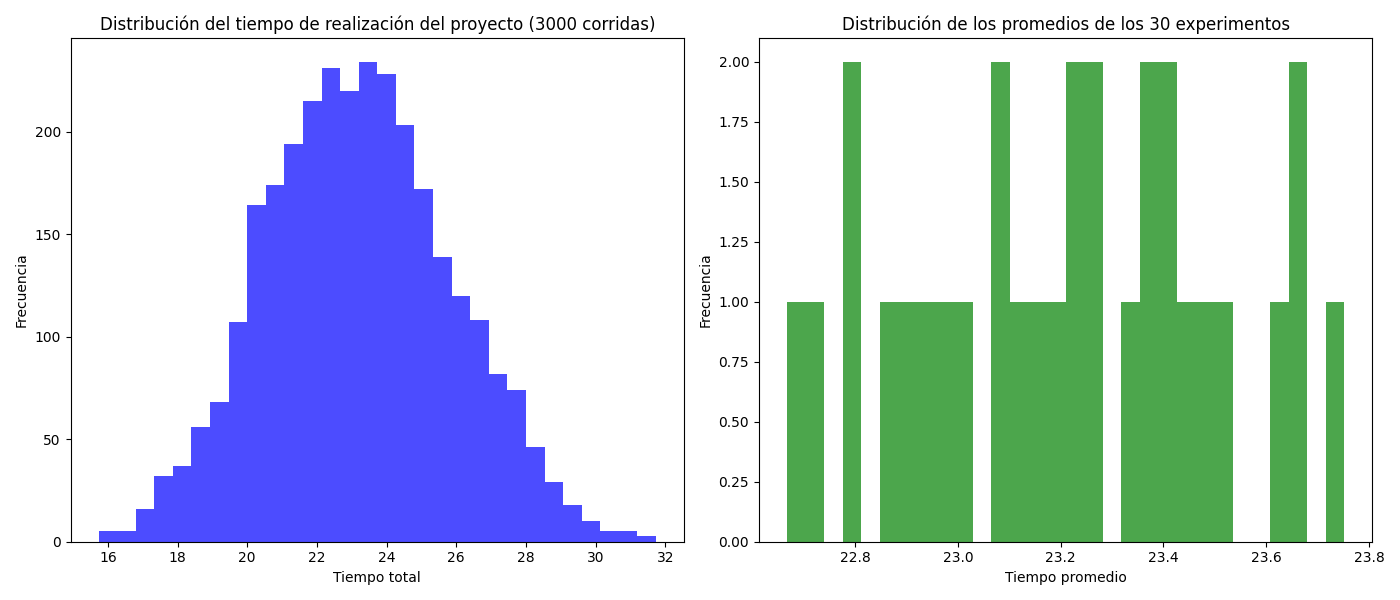

This figure's Python source:
import numpy as np
import matplotlib.pyplot as plt

# Definición de las distribuciones
def tiempo_tarea(distribucion):
    return np.random.uniform(distribucion[0], distribucion[1])

# Simulación de Monte Carlo
def simulacion_corrida():
    # Acceso Superior
    tiempo_A = tiempo_tarea((1, 5))
    tiempo_B = tiempo_tarea((1, 3))
    tiempo_C = tiempo_tarea((1, 3))
    tiempo_superior = tiempo_A + tiempo_B + tiempo_C

    # Acceso Medio
    tiempo_D = tiempo_tarea((1, 6))
    tiempo_E = tiempo_tarea((6, 12))
    tiempo_F1 = tiempo_tarea((5, 10))
    tiempo_medio = tiempo_A + tiempo_D + tiempo_E + tiempo_F1

    # Acceso Inferior
    tiempo_G = tiempo_tarea((10, 15))
    tiempo_inferior = tiempo_F1 + tiempo_G

    # Determinamos el tiempo total del proyecto
    tiempo_total = max(tiempo_superior, tiempo_medio, tiempo_inferior)
    return tiempo_total, tiempo_superior, tiempo_medio, tiempo_inferior

# Parámetros de la simulación
num_experimentos = 30
num_corridas = 100

# Almacenar resultados
resultados_totales = []
resultados_experimentos = []

for _ in range(num_experimentos):
    tiempos_corridas = []
    for _ in range(num_corridas):
        tiempo_total, tiempo_superior, tiempo_medio, tiempo_inferior = simulacion_corrida()
        tiempos_corridas.append(tiempo_total)
        resultados_totales.append(tiempo_total)
    resultados_experimentos.append(np.mean(tiempos_corridas))

# Cálculo de estadísticas
promedio_finalizacion = np.mean(resultados_totales)
ic_99 = 2.57 * (np.std(resultados_totales) / np.sqrt(len(resultados_totales)))

# Cálculo del porcentaje de criticidad
criticidad_superior = sum(1 for t in resultados_totales if t == tiempo_superior) / len(resultados_totales) * 100
criticidad_medio = sum(1 for t in resultados_totales if t == tiempo_medio) / len(resultados_totales) * 100
criticidad_inferior = sum(1 for t in resultados_totales if t == tiempo_inferior) / len(resultados_totales) * 100

# Graficar histogramas
plt.figure(figsize=(14, 6))

plt.subplot(1, 2, 1)
plt.hist(resultados_totales, bins=30, color='blue', alpha=0.7)
plt.title('Distribución del tiempo de realización del proyecto (3000 corridas)')
plt.xlabel('Tiempo total')
plt.ylabel('Frecuencia')

plt.subplot(1, 2, 2)
plt.hist(resultados_experimentos, bins=30, color='green', alpha=0.7)
plt.title('Distribución de los promedios de los 30 experimentos')
plt.xlabel('Tiempo promedio')
plt.ylabel('Frecuencia')

plt.tight_layout()
plt.show()

# Resultados
(promedio_finalizacion, ic_99, criticidad_superior, criticidad_medio, criticidad_inferior)
